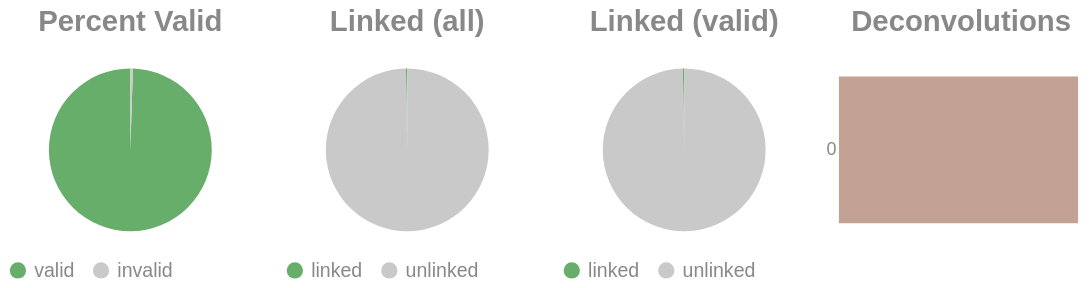

The cell this chart's notebook holds for it:
### Code cell
if SKIPLR:
    pass
else:
    clash = Counter()
    for i in valids['molecule'].to_list():
        _mol = i.split("-")
        if len(_mol) == 1:
            clash.update('0')
        else:
            clash.update(_mol[-1])

    _d = {"deconvolutions": [], 'count': []}
    for k,v in clash.items():
        _d['deconvolutions'].append(k)
        _d['count'].append(v)

    tot_valid = valids['reads'].sum()
    mask = valids['reads'] >= 2
    n_linked_reads = valids.filter(mask)['reads'].sum()
    if n_linked_reads == 0:
        print_html("No linked molecules (>=2 reads) were detected; skipping linked-only distributions.")
        SKIPLR = True
    else:
        perc_valid = round(tot_valid / n_reads, 4)
        linked_perc_abs = round(n_linked_reads / n_reads, 4)
        linked_perc = round(n_linked_reads / tot_valid, 4)

    _valid = pl.DataFrame({"valids": ['valid', 'invalid'], "count": [tot_valid, n_reads - tot_valid]})
    _linked_abs = pl.DataFrame({"linked (absolute)": ['linked', 'unlinked'], "count": [n_linked_reads, n_reads - n_linked_reads]})
    _linked_rel = pl.DataFrame({"linked (valids)": ['linked', 'unlinked'], "count": [n_linked_reads, tot_valid - n_linked_reads]})

    (
        alt.hconcat(
            piechart(_valid, goodval = 'valid', title = "Percent Valid"),
            piechart(_linked_abs, goodval = "linked", title =  "Linked (all)"),
            piechart(_linked_rel, goodval = "linked", title =  "Linked (valid)"),
            convolutionbar(pl.DataFrame(_d), title = "Deconvolutions"),
            center = True,
            bounds = 'flush'
        )
        .resolve_scale(color='independent')
        .resolve_legend('independent')
        .properties(usermeta={'embedOptions': {"actions": False}})
    ).display()

### Figure 1 — Vega-Lite specification as saved in the notebook (floating-point values rounded to 4 significant figures)
{"width": "container", "height": 400, "config": {"title": {"anchor": "start", "dy": -15, "fontSize": 18, "color": "#888888", "subtitleColor": "#888888", "subtitleFontSize": 14}, "arc": {"fill": "#0072B2"}, "axis": {"domainColor": "#888888", "domainWidth": 0.5, "gridWidth": 0.2, "grid": false, "titleFontWeight": 400, "titleFontSize": 15, "labelFontSize": 11, "labelColor": "#888888", "tickColor": "#888888", "tickWidth": 0.2, "titleColor": "#888888"}, "axisBand": {"grid": false}, "axisX": {"grid": true, "tickSize": 10, "domainCap": "round"}, "axisY": {"domain": false, "grid": true, "tickSize": 0, "domainCap": "round"}, "background": "transparent", "header": {"labelFontSize": 15, "labelColor": "#888888", "titleFontSize": 15, "titleFontWeight": 600, "titleColor": "#888888"}, "legend": {"labelFont": "sans-serif", "labelFontSize": 12, "labelColor": "#888888", "symbolSize": 100, "symbolType": "circle", "titleFontSize": 12, "titlePadding": 10, "titleColor": "#888888", "title": null}, "range": {"category": ["#E69F00", "#56B4E9", "#009E73", "#F0E442", "#0072B2", "#D55E00", "#CC79A7", "#000000"], "diverging": ["#cfe8f3", "#a2d4ec", "#73bfe2", "#46abdb", "#1696d2", "#12719e"]}, "area": {"fill": "#0072B2", "fillOpacity": 0.7, "line": true, "strokeOpacity": 0.7}, "line": {"color": "#0072B2", "stroke": "#0072B2", "strokeWidth": 2}, "trail": {"color": "#0072B2", "stroke": "#0072B2", "strokeWidth": 0, "size": 1}, "point": {"filled": true, "fillOpacity": 1.0, "size": 95}, "text": {"color": "#888888", "fontSize": 11, "align": "right", "fontWeight": 400, "size": 11}, "bar": {"fill": "#0072B2", "stroke": null}, "view": {"stroke": null, "continuousWidth": 660, "continuousHeight": 400}}, "hconcat": [{"data": {"name": "data-c8b6b79bf509de6fc79c4fc03d6bd656"}, "mark": {"type": "arc"}, "encoding": {"color": {"field": "valids", "legend": {"orient": "bottom", "title": null}, "scale": {"domain": ["valid", "invalid"], "range": ["#68ae6b", "#C9C9C9"]}, "title": "Valids", "type": "nominal"}, "theta": {"field": "count", "type": "quantitative"}, "tooltip": [{"field": "valids", "title": "Valids", "type": "ordinal"}, {"field": "percent", "format": ".2%", "title": "Percent", "type": "quantitative"}, {"field": "count", "title": "Count", "type": "quantitative"}]}, "height": 100, "title": {"text": "Percent Valid", "align": "center", "anchor": "middle"}, "transform": [{"calculate": "datum.count / 788", "as": "percent"}], "width": 150}, {"data": {"name": "data-95a7a30914602ddf7594da510fb9726b"}, "mark": {"type": "arc"}, "encoding": {"color": {"field": "linked (absolute)", "legend": {"orient": "bottom", "title": null}, "scale": {"domain": ["linked", "unlinked"], "range": ["#68ae6b", "#C9C9C9"]}, "title": "Linked (Absolute)", "type": "nominal"}, "theta": {"field": "count", "type": "quantitative"}, "tooltip": [{"field": "linked (absolute)", "title": "Linked (Absolute)", "type": "ordinal"}, {"field": "percent", "format": ".2%", "title": "Percent", "type": "quantitative"}, {"field": "count", "title": "Count", "type": "quantitative"}]}, "height": 100, "title": {"text": "Linked (all)", "align": "center", "anchor": "middle"}, "transform": [{"calculate": "datum.count / 788", "as": "percent"}], "width": 150}, {"data": {"name": "data-070ca560f76b514253ca5a480066ebfa"}, "mark": {"type": "arc"}, "encoding": {"color": {"field": "linked (valids)", "legend": {"orient": "bottom", "title": null}, "scale": {"domain": ["linked", "unlinked"], "range": ["#68ae6b", "#C9C9C9"]}, "title": "Linked (Valids)", "type": "nominal"}, "theta": {"field": "count", "type": "quantitative"}, "tooltip": [{"field": "linked (valids)", "title": "Linked (Valids)", "type": "ordinal"}, {"field": "percent", "format": ".2%", "title": "Percent", "type": "quantitative"}, {"field": "count", "title": "Count", "type": "quantitative"}]}, "height": 100, "title": {"text": "Linked (valid)", "align": "center", "anchor": "middle"}, "transform": [{"calculate": "datum.count / 784", "as": "percent"}], "width": 150}, {"data": {"name": "data-62ad889700f7c48346b9e40bf469368a"}, "mark": {"type": "bar"}, "encoding": {"color": {"field": "deconvolutions", "legend": null, "scale": {"scheme": "lightgreyred"}, "type": "nominal"}, "tooltip": [{"field": "deconvolutions", "title": "Deconvolutions", "type": "ordinal"}, {"field": "percent", "format": ".2%", "title": "Percent", "type": "quantitative"}, {"field": "count", "title": "Count", "type": "quantitative"}], "x": {"axis": null, "field": "count", "type": "quantitative"}, "y": {"field": "deconvolutions", "sort": "ascending", "title": null, "type": "nominal"}}, "height": 100, "title": {"text": "Deconvolutions", "align": "center", "anchor": "middle"}, "transform": [{"calculate": "datum.count / 783", "as": "percent"}], "width": 150}], "bounds": "flush", "center": true, "resolve": {"legend": {"angle": "independent"}, "scale": {"color": "independent"}}, "usermeta": {"embedOptions": {"actions": false}}, "$schema": "https://vega.github.io/schema/vega-lite/v6.1.0.json", "datasets": {"data-c8b6b79bf509de6fc79c4fc03d6bd656": [{"valids": "valid", "count": 784}, {"valids": "invalid", "count": 4}], "data-95a7a30914602ddf7594da510fb9726b": [{"linked (absolute)": "linked", "count": 2}, {"linked (absolute)": "unlinked", "count": 786}], "data-070ca560f76b514253ca5a480066ebfa": [{"linked (valids)": "linked", "count": 2}, {"linked (valids)": "unlinked", "count": 782}], "data-62ad889700f7c48346b9e40bf469368a": [{"deconvolutions": "0", "count": 783}]}}
